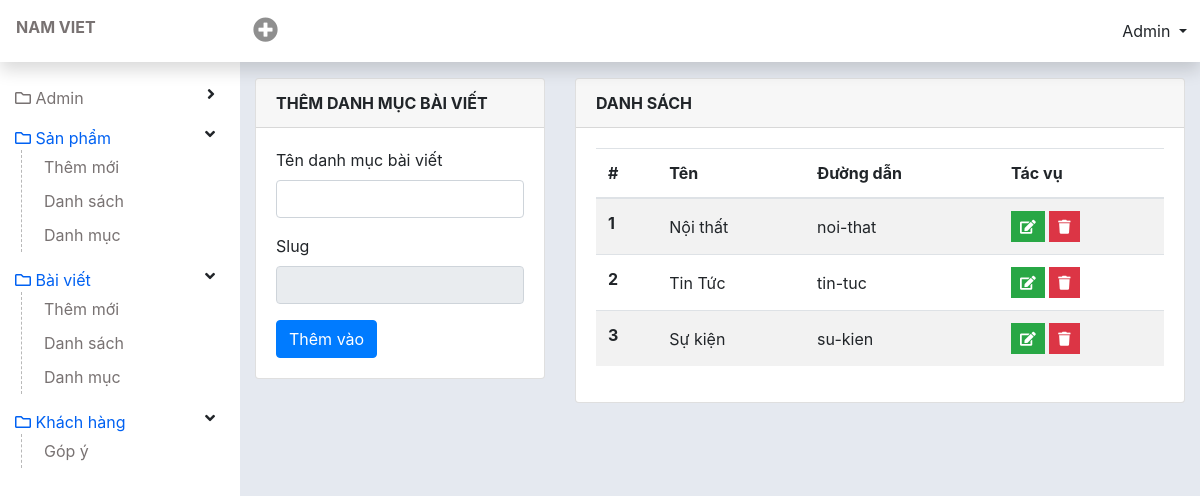
Page /admin/cat-post.php (signed in) on the committed database.
### tables this page shows
CREATE TABLE `tbl_cat_post` (
  `id` int(20) NOT NULL,
  `name` varchar(255) NOT NULL,
  `slug` varchar(255) NOT NULL,
  `position` int(11) DEFAULT NULL
);

### lib/database.php (called while the page is built, shortened)
<?php
class Database{
  public $host   = DB_HOST;
  public $user   = DB_USER;
  public $pass   = DB_PASS;
  public $dbname = DB_NAME;
  public $link;
private function connectDB(){
  $this -> link = new mysqli($this->host, $this->user, $this->pass, $this->dbname);
    mysqli_set_charset($this->link, 'UTF8');
}
public function select($query){
  $result = $this->link->query($query) or
  die($this->link->error.__LINE__);
  if($result->num_rows > 0){
    return $result;
  } else {
    return false;
  }
}
}
?>

### classes/category.php (called while the page is built, shortened)
<?php
    $filepath = realpath(dirname(__FILE__));
    include_once ($filepath. '/../lib/database.php');
?>
<?php
    class category {
        private $db;
        public function __construct() {
            $this->db = new Database();
        }
        public function show_cat_post(){
            $query = "SELECT * FROM tbl_cat_post ORDER BY position DESC";
            $result = $this->db->select($query);
            return $result;
        }
    }
?>

### admin/cat-post.php (the view, shortened to what this page needs)
<?php include 'inc/header.php';?>
<?php include '../classes/category.php';?>
<?php
	$cat = new category();
?>
<div id="wp-content">
  <div id="content" class="container-fluid">
    <div class="row">
      <div class="col-4">
        <?php if(isset($_GET['catid']) && $_GET['catid']!=NULL){
          $id = $_GET['catid'];
          $get_cate_name = $cat->getcatpostbyId($id);
          $result = $get_cate_name->fetch_assoc();
        ?>
        <div class="card">
          <div class="card-header font-weight-bold">
            Chỉnh sửa danh mục
          </div>
          <?php if(isset($updateCat)){echo $updateCat ;}?>
          <div class="card-body">
            <form method="post" action="">
              <div class="form-group">
                <label for="name">Sửa tên danh mục</label>
                <input class="form-control" type="text" name="editcatName" id="slug" onkeyup="ChangeToSlug()"
                  value="<?php echo $result['name'] ?>">
              </div>
              <div class="form-group">
                <label for="name">Slug</label>
                <input class="form-control" type="text" name="editslug" id="convert_slug" readonly
                  value="<?php echo $result['slug'] ?>">
              </div>
              <input type="submit" name="edit" Value="Cập nhật" class="btn btn-primary">
            </form>
          </div>
        </div>
        <?php }else{ ?>
        <div class="card">
          <div class="card-header font-weight-bold">
            Thêm danh mục bài viết
          </div>
          <div class="card-body">
            <form method="post">
              <div class="form-group">
                <label for="name">Tên danh mục bài viết</label>
                <input class="form-control" type="text" name="name" id="slug" onkeyup="ChangeToSlug()">
              </div>
              <div class="form-group">
                <label for="name">Slug</label>
                <input class="form-control" type="text" name="slug" id="convert_slug" readonly>
              </div>
              <input type="submit" name="add" Value="Thêm vào" class="btn btn-primary">
            </form>
          </div>
        </div>
        <?php } ?>
      </div>
      <div class="col-8">
        <div class="card">
          <div class="card-header font-weight-bold">
            Danh sách
          </div>
          <div class="card-body">
            <table class="table table-striped" id="DataTable">
              <thead>
                <tr>
                  <th scope="col">#</th>
                  <th scope="col">Tên</th>
                  <th scope="col">Đường dẫn</th>
                  <th scope="col">Tác vụ</th>
                </tr>
              </thead>
              <tbody class="order_position">
                <?php
                    $show_cat_post = $cat -> show_cat_post();
                    if($show_cat_post){
                      $i=0;
                        while($result = $show_cat_post->fetch_assoc()){
                          $i++;
                  ?>
                <tr id="<?php echo $result['id'] ?>">
                  <th scope="row"><?php echo $i ?></th>
                  <td><?php echo $result['name'] ?></td>
                  <td><?php echo $result['slug'] ?></td>
                  <td>
                    <a href="?catid=<?php echo $result['id'] ?>" class="btn btn-success btn-sm rounded-0 text-white"
                      type="button" data-toggle="tooltip" data-placement="top" title="Edit"><i
                        class="fa fa-edit"></i></a>
                    <a href="?delid=<?php echo $result['id'] ?>" onclick="return confirm('bạn có muốn xoá không?')"
                      class="btn btn-danger btn-sm rounded-0 text-white" type="button" data-toggle="tooltip"
                      data-placement="top" title="Delete"><i class="fa fa-trash"></i></a>
                  </td>
                </tr>
                <?php } } ?>
              </tbody>
            </table>
          </div>
        </div>
      </div>
    </div>
  </div>
</div>
<?php include 'inc/footer.php';?>

### admin/css/style.css (style rules this page uses)
a { color: #787272; }
#wp-content { flex: auto; min-height: 100vh; padding-top: 3.625rem; padding-left: 15rem; }
#content { padding-top: 20px; padding-bottom: 20px; }
#content .card-header { text-transform: uppercase; }
.table tr td { vertical-align: middle; }

### rows in the picture
tbl_cat_post: name "Nội thất", slug "noi-that"
tbl_cat_post: name "Tin Tức", slug "tin-tuc"
tbl_cat_post: name "Sự kiện", slug "su-kien"
